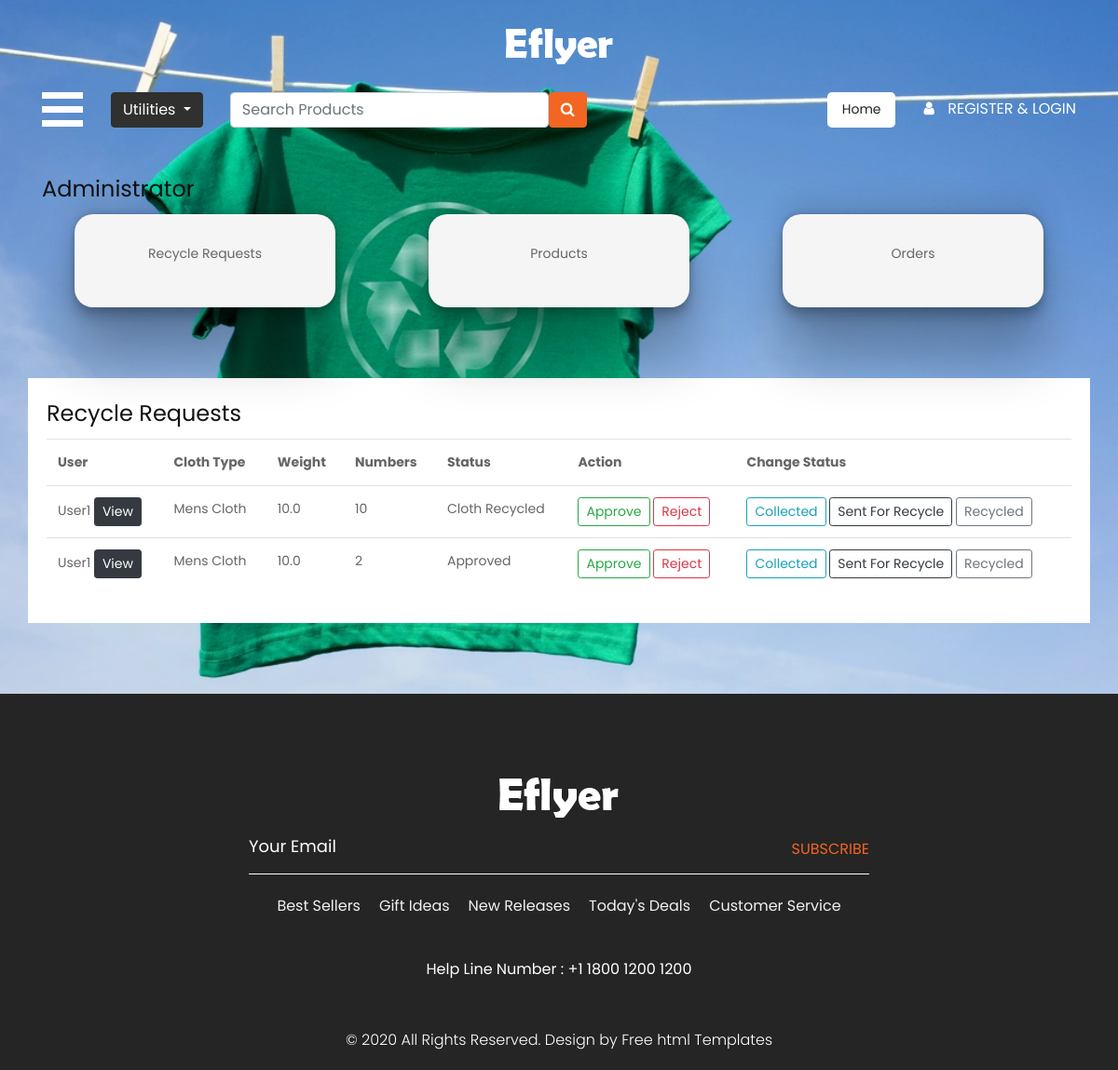
Page /RecycleRequests on the committed database.
### Home/models.py (models this page shows)
class RecycleCloth(models.Model):
    clothcategory = models.CharField(max_length=255)
    clothweight = models.FloatField()
    numberofcloth = models.IntegerField()
    ponits = models.IntegerField(null=True,blank=True)
    approvel = models.BooleanField(default=False)
    rejection = models.BooleanField(default=False)
    status = models.CharField(max_length=255,null=True)
    user = models.ForeignKey(User,on_delete=models.CASCADE)
    recycled_product = models.CharField(max_length=255,null=True,blank=True)

### AdminApp/views.py (the view)
# urls.py: path("RecycleRequests",views.RecycleRequests,name="RecycleRequests"),
def RecycleRequests(request):
    recloth = RecycleCloth.objects.all()
    context = {
        "recloth":recloth
    }
    return render(request,"recyclerequest.html",context)

### templates/recyclerequest.html (shortened to what this page needs)
{% extends "adminindex.html" %}
{% block content %}
<div class="container cont">
    <h1>Recycle Requests</h1>
    <table class="table">
        <tr>
            <th>User</th>
            <th>Cloth Type</th>
            <th>Weight</th>
            <th>Numbers</th>
            <th>Status</th>
            <th>Action</th>
            <th>Change Status</th>
        </tr>
        {% for i in recloth %}
        <tr>
            <td>{{i.user.first_name}} <a href="" class="btn btn-dark btn-sm">View</a></td>
            <td>{{i.clothcategory}}</td>
            <td>{{i.clothweight}}</td>
            <td>{{i.numberofcloth}}</td>
            <td>{{i.status}}</td>
            <td>
                <a href="{%url 'ApproveReq' i.id %}" class="btn btn-outline-success btn-sm">Approve</a>
                <a href="{%url 'RejectReq' i.id %}" class="btn btn-outline-danger btn-sm">Reject</a>
            </td>
            <td>
                <a href="{%url 'CollectReq' i.id %}" class="btn btn-outline-info btn-sm">Collected</a>
                <a href="{%url 'SentForRecycleReq' i.id%}" class="btn btn-outline-dark btn-sm">Sent For Recycle</a>
                <a href="{%url 'RecycledReq' i.id %}" class="btn btn-outline-secondary btn-sm">Recycled</a>
            </td>
        </tr>
        {% endfor %}
    </table>
</div>
<br><br><br>
{% endblock %}

### static/css/style.css (style rules this page uses)
* { box-sizing: border-box !important; transition: ease all 0.5s; }
html { scroll-behavior: smooth; overflow-x: hidden; }
body { color: #666666; font-size: 14px; line-height: 1.80857; font-weight: normal; overflow-x: hidden; font-family: 'Poppins', sans-serif; }
a { color: #1f1f1f; text-decoration: none !important; outline: none !important; -webkit-transition: all .3s ease-in-out; -moz-transition: all .3s ease-in-out; -ms-transition: all .3s ease-in-out; -o-transition: all .3s ease-in-out; transition: all .3s ease-in-out; }
h1, h2, h3, h4, h5, h6 { letter-spacing: 0; font-weight: normal; position: relative; padding: 0 0 10px 0; font-weight: normal; line-height: normal; color: #111111; margin: 0 }
h1 { font-size: 24px }
*, *::after, *::before { -webkit-box-sizing: border-box; -moz-box-sizing: border-box; box-sizing: border-box; }
a { color: #222222; text-decoration: none; outline: none !important; }
a, .btn { text-decoration: none !important; outline: none !important; -webkit-transition: all .3s ease-in-out; -moz-transition: all .3s ease-in-out; -ms-transition: all .3s ease-in-out; -o-transition: all .3s ease-in-out; transition: all .3s ease-in-out; }

### templates/recyclerequest.html (style rules this page uses)
.cont { background-color: white; padding: 20px; }

### rows in the picture
RecycleCloth: user.first_name "User1", clothcategory "Mens Cloth", clothweight "10.0", numberofcloth "10", status "Cloth Recycled"
RecycleCloth: user.first_name "User1", clothcategory "Mens Cloth", clothweight "10.0", numberofcloth "2", status "Approved"
